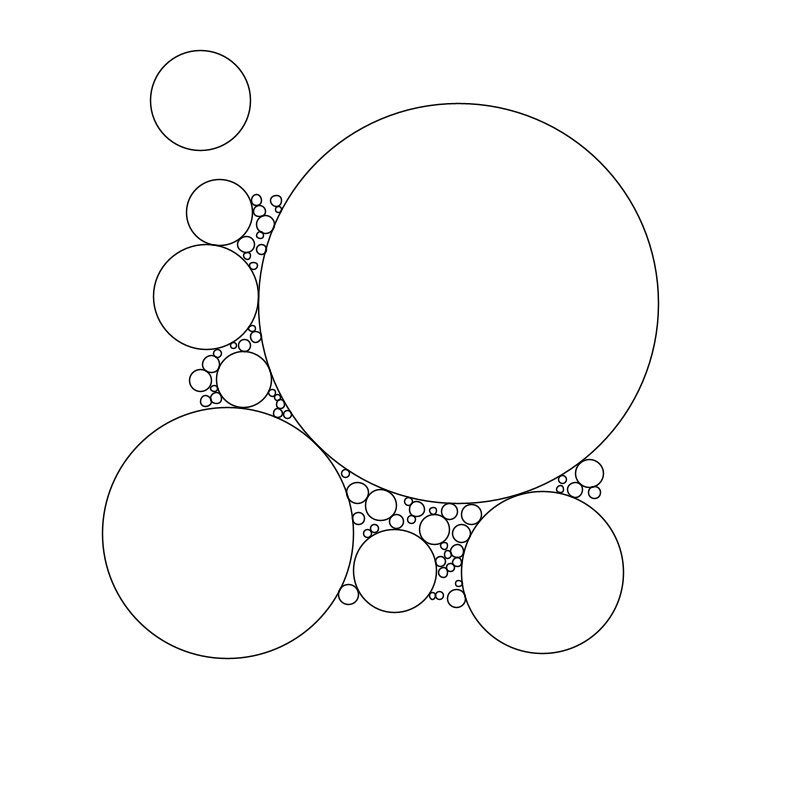
Frame 1 (no input)
Frame 60 (the mouse pressed at the canvas centre just before this capture): identical to frame 1, image omitted
Frame 120 (the mouse held since frame 60 and released just before this capture): identical to frame 1, image omitted

The Processing sketch that drew this single still picture (run headless with seeded random() and noise(); from frame 60 on, the mouse is pressed at the canvas centre):

// Processing sketch: FillFill
// ── FillFill.pde
int maxCount = 5000; //max count of the cirlces
int currentCount = 1;
float[] x = new float[maxCount];
float[] y = new float[maxCount];
float[] r = new float[maxCount]; //radius
int[] closestIndex = new int[maxCount]; //index

float minRadius = 3;
float maxRadius = 200;

void setup() {
  size(800,800);
  noFill();
  smooth();
  cursor(CROSS);

  // first circle
  x[0] = 200;
  y[0] = 100;
  r[0] = 50;
  closestIndex[0] = 0;
    
    for (int k = 0; k < 3000; k++) {
      float newX = random(0 + maxRadius, width - maxRadius);
      float newY = random(0 + maxRadius, height - maxRadius);
      float newR = minRadius;
    
      boolean intersection = false;
    
      // find out, if new circle intersects with one of the others
      for (int j = 0; j < currentCount; j++) {
        float d = dist(newX, newY, x[j], y[j]);
        if (d < (newR + r[j])) {
          intersection = true; 
          break;
        }
      }
    
      // no intersection ... add a new circle
      if (intersection == false) {
        float newRadius = width;
        for (int i=0; i < currentCount; i++) {
          float d = dist(newX, newY, x[i], y[i]);
          if (newRadius > d - r[i]) {
            newRadius = d - r[i];
            closestIndex[currentCount] = i;
          }
        }
    
        if (newRadius > maxRadius) newRadius = maxRadius;
        
        x[currentCount] = newX;
        y[currentCount] = newY;
        r[currentCount] = newRadius;
        currentCount++;
     }
  }
}



void draw() {
  background(255);

  for (int i = 0 ; i < currentCount; i++) {
    stroke(0);
    strokeWeight(1.5);
    ellipse(x[i], y[i], r[i] * 2, r[i] * 2);
  }
}
